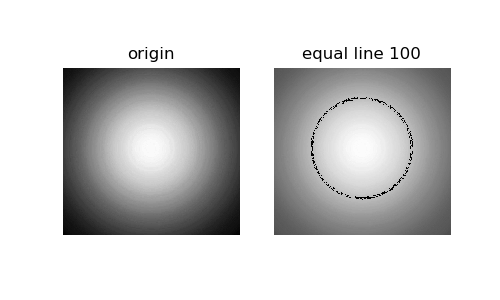

The script that saved this image:
from PIL import Image
from pylab import *
import matplotlib.pyplot as plt
import numpy as np
import copy
from scipy.misc import imread, imshow


def equal_line(file_path, num):
    # 读入图片并转换成灰度图格式
    im = np.array(Image.open(file_path).convert("L")).astype(np.uint8)
    i, j = im.shape

    # 复制一个一样的数组 用于画等值线
    # 注意这里不能直接"=" 因为只会赋值地址
    im_new_array = copy.deepcopy(im)

    # 循环遍历i,j
    for a in range(i):
        for b in range(j):
            # 如果原图片的值等于规定值 则令新数组值为0 显示为黑色
            if im[a, b] == num:
                im_new_array[a, b] = 0

    # 开始作图
    plt.figure(figsize=(5, 3))

    plt.subplot(1, 2, 1)
    plt.title('origin')
    plt.imshow(im, cmap="gray")
    plt.axis("off")

    plt.subplot(1, 2, 2)
    plt.title('equal line ' + str(num))
    plt.imshow(im_new_array, cmap="gray")
    plt.axis("off")
    # plt.show()
    plt.savefig('Q3.png')


if __name__ == "__main__":
    fold = './data/'
    file_path = fold + "hw3.png"

    equal_line(file_path, 100)


